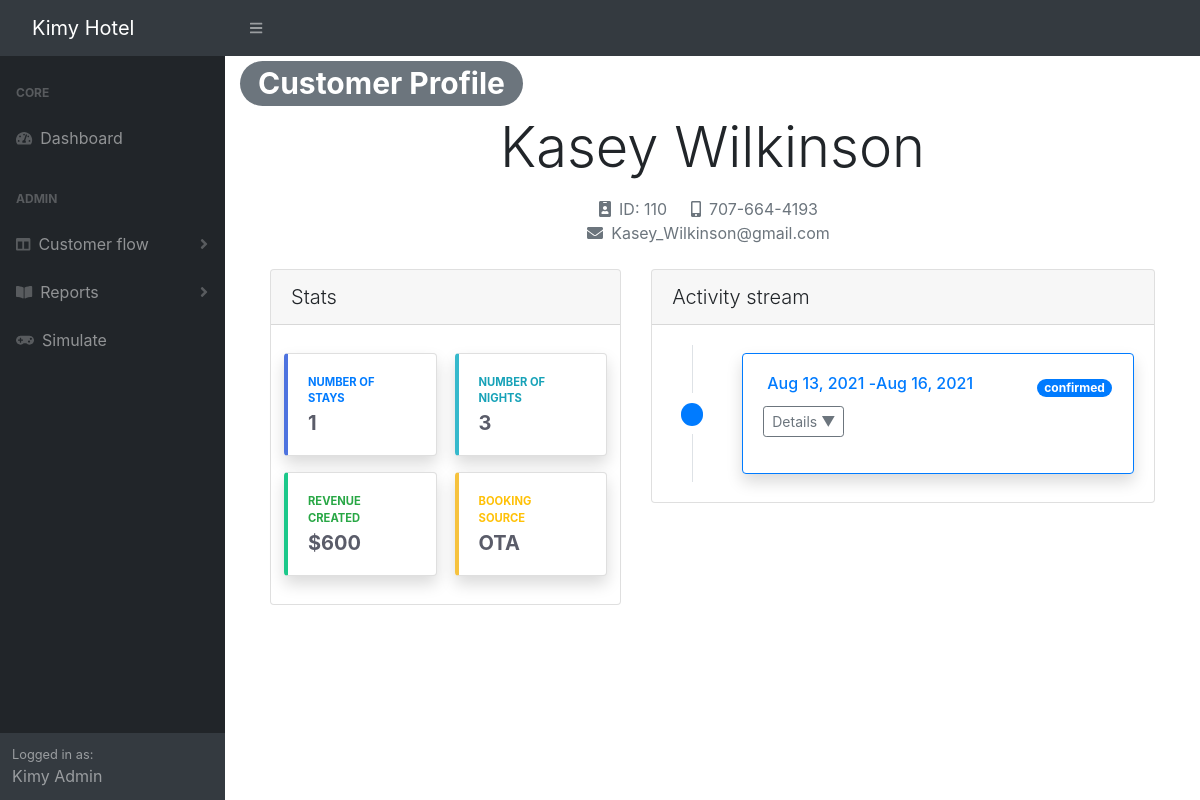
The page /customer.php?id=110 on the database as committed earlier.
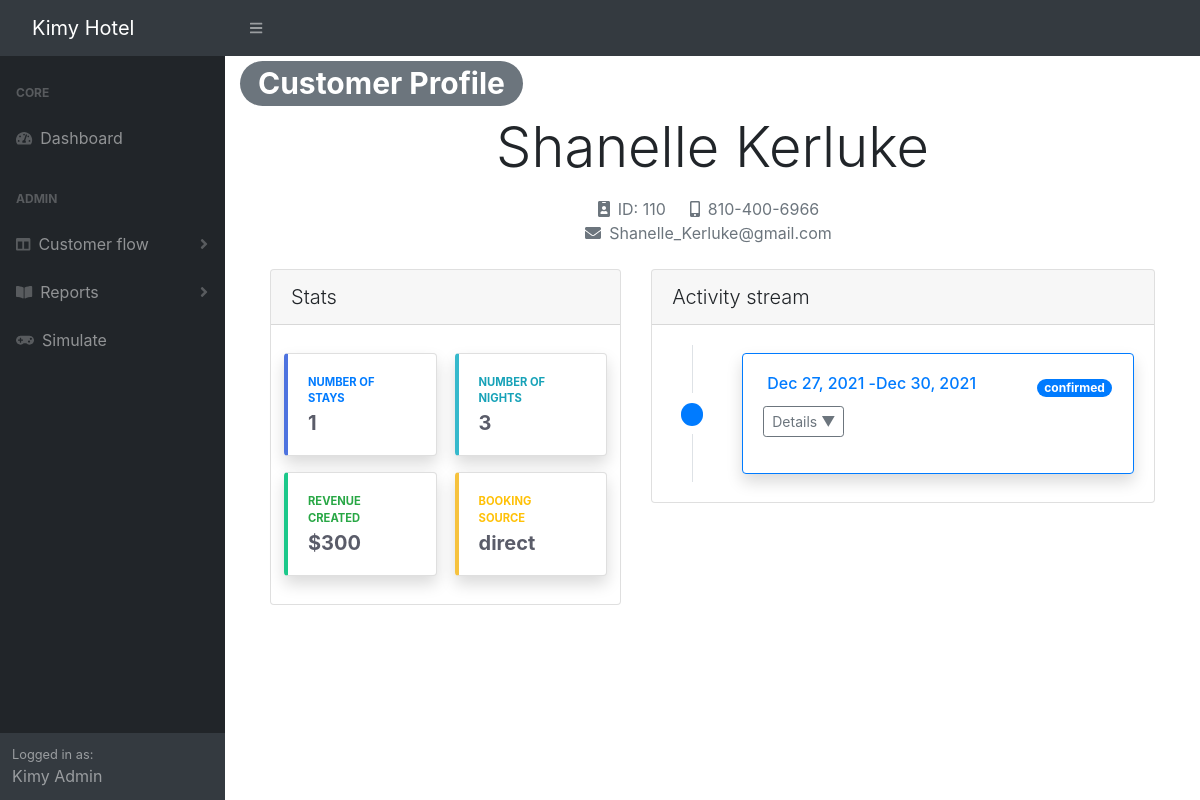
The same page on the database as committed later.
### tables this page shows
CREATE TABLE Customers (
    ID INT AUTO_INCREMENT PRIMARY KEY,
    Fname VARCHAR(50) NOT NULL,
    Lname VARCHAR(50) NOT NULL,
    Phone CHAR(12) NOT NULL,
    Email VARCHAR(100)
);

CREATE TABLE Reservations (
    ID INT AUTO_INCREMENT PRIMARY KEY,
    StartDate DATE NOT NULL,
    EndDate DATE NOT NULL,
    BookedAt DATETIME,
    NumGuests INT,
    Status VARCHAR(15) DEFAULT 'confirmed' CHECK (Status IN ('confirmed','checked-in','checked-out', 'canceled')),
    CheckinTime DATETIME,
    CheckoutTime DATETIME,
    CustomerID INT NOT NULL,
    Source VARCHAR(15) CHECK (Source IN ('agency','corporate','direct', 'OTA')), 
    FOREIGN KEY (CustomerID) REFERENCES Customers(ID) ON DELETE CASCADE
);

### utils/customer.utils.php (called while the page is built, shortened)
<?php
    function getInfo($id) {
        $query = "SELECT * FROM customers WHERE ID = $id;";
        $result = mysqli_query($GLOBALS['conn'], $query);
        $info = $result->fetch_assoc();
        return $info;
    }
    function getStats($id) {
        $query = "
        SELECT COUNT(DISTINCT r.ID) numStays, COUNT(*) numNights, ROUND(SUM(rt.Rate), 0) revenue
        FROM customers c, reservations r, occupancies o, rooms ro, roomtypes rt
        WHERE c.ID = r.CustomerID AND r.ID = o.ResID AND o.RoomNo = ro.Number AND ro.TypeCode = rt.Code
        AND c.ID = $id;
        ";
        $result = mysqli_query($GLOBALS['conn'], $query);
        $stats = $result->fetch_assoc();
        $srcQuery = "
        SELECT Source
        FROM reservations
        WHERE customerID = $id
        GROUP BY Source
        ORDER BY COUNT(Source) DESC
        LIMIT 1;
        ";
        $srcResult = mysqli_query($GLOBALS['conn'], $srcQuery);
        $stats['source'] = $srcResult->fetch_assoc()['Source'];
        return $stats;
    }
    function getActivities($id) {
        $bsClasses = [
            'confirmed' => 'primary',
            'checked-in' => 'success',
            'checked-out' => 'secondary',
            'no-show' => 'danger'
        ];
        $query = "
        SELECT *, r.Status ResStatus, b.Status PayStatus, ROUND(SUM(rt.Rate), 0) BillVal
        FROM reservations r
        JOIN occupancies o ON r.ID = o.ResID
        JOIN rooms ro ON o.RoomNo = ro.Number
        JOIN roomtypes rt ON ro.TypeCode = rt.Code
        LEFT JOIN bills b ON r.ID = b.resID
        WHERE r.CustomerID = $id
        GROUP BY r.ID
        ORDER BY o.Date DESC;
        ";
        $result = mysqli_query($GLOBALS['conn'], $query);
        while ($row = $result->fetch_assoc()) {
            $row['BsClass'] = $bsClasses[$row['ResStatus']];
            $activities[] = $row;
        }
        return $activities;
    }
?>

### customer.php (the view, shortened to what this page needs)
<?php include './includes/header.php';?>
<?php
    require('./utils/customer.utils.php');
    $id = htmlentities($_GET['id']);
    $info = getInfo($id);
    $stats = getStats($id);
    $activities = getActivities($id);
?>
<h1><span class="badge badge-pill badge-secondary">Customer Profile</span></h1>
<div class="mb-4">
    <div class="display-4 text-center mb-3"><?php echo $info['Fname'] .' '. $info['Lname']; ?></div>
    <div class="row d-flex justify-content-center">
        <div class="col-lg-3"></div>
        <div class="row col-lg-6 d-flex justify-content-center text-muted">
            <div class="mr-3"><i class="fas fa-id-badge mx-2"></i>ID: <?php echo $info['ID']; ?></div>
            <div class="mr-3"><i class="fas fa-mobile-alt mx-2"></i><?php echo $info['Phone']; ?></div>
            <div class="mr-3"><i class="fas fa-envelope mx-2"></i><?php echo $info['Email']; ?></div>
        </div>
        <div class="col-lg-3"></div>
    </div>
</div>
<div class="row container-fluid m-0">
    <div class="col-xl-5 mb-4">
        <div class="card p-0 ml-0">
            <div class="card-header lead">Stats</div>
            <div class="card-body">
                <div class="row d-flex justify-content-between">
                    <div class="card stat-card border-left-primary shadow m-2 ">
                        <div class="card-body">
                            <div class="row no-gutters align-items-center">
                                <div class="col mr-2">
                                    <div class="text-xs font-weight-bold text-primary text-uppercase mb-1">
                                        Number of stays</div>
                                    <div class="h5 mb-0 font-weight-bold text-gray-800"><?php echo $stats['numStays']; ?></div>
                                </div>
                            </div>
                        </div>
                    </div>
                    <div class="card stat-card border-left-info shadow m-2 ">
                        <div class="card-body">
                            <div class="row no-gutters align-items-center">
                                <div class="col mr-2">
                                    <div class="text-xs font-weight-bold text-info text-uppercase mb-1">
                                        Number of nights</div>
                                    <div class="h5 mb-0 font-weight-bold text-gray-800"><?php echo $stats['numNights']; ?></div>
                                </div>
                            </div>
                        </div>
                    </div>
                </div>
                <div class="row d-flex justify-content-between">
                    <div class="card stat-card border-left-success shadow m-2" >
                        <div class="card-body">
                            <div class="row no-gutters align-items-center">
                                <div class="col mr-2">
                                    <div class="text-xs font-weight-bold text-success text-uppercase mb-1">
                                        Revenue created</div>
                                    <div class="h5 mb-0 font-weight-bold text-gray-800">$<?php echo $stats['revenue']; ?></div>
                                </div>
                            </div>
                        </div>
                    </div>
                    <div class="card stat-card border-left-warning shadow m-2" >
                        <div class="card-body">
                            <div class="row no-gutters align-items-center">
                                <div class="col mr-2">
                                    <div class="text-xs font-weight-bold text-warning text-uppercase mb-1">
                                        Booking source</div>
                                    <div class="h5 mb-0 font-weight-bold text-gray-800"><?php echo $stats['source']; ?></div>
                                </div>
                            </div>
                        </div>
                    </div>
                </div>
            </div>
        </div>
    </div>
    <div class="col-xl-7 mb-4">
        <div class="card">
            <div class="card-header lead">Activity stream</div>
            <div class="card-body">
                <?php foreach ($activities as $activity): ?>
                <div class="row">
                    <div class="col-auto text-center flex-column d-none d-sm-flex">
                        <div class="row h-50">
                            <div class="col border-right">&nbsp;</div>
                            <div class="col">&nbsp;</div>
                        </div>
                        <h5 class="m-2">
                            <span class="badge badge-pill bg-<?php echo $activity['BsClass'] ?>">&nbsp;</span>
                        </h5>
                        <div class="row h-50">
                            <div class="col border-right">&nbsp;</div>
                            <div class="col">&nbsp;</div>
                        </div>
                    </div>
                    <div class="col py-2">
                        <div class="card border-<?php echo $activity['BsClass'] ?> shadow">
                            <div class="card-body">
                                <div class="row">
                                    <div class="col-md-3 col-12 card-text float-right order-2 mb-2"><span class="badge badge-pill badge-<?php echo $activity['BsClass'] ?>"><?php echo $activity['ResStatus'] ?></span></div>
                                    <div class="col-md-9 col-12 row card-title order-1 ml-1 mb-0 text-<?php echo $activity['BsClass'] ?>">
                                        <h6><?php echo date_format(date_create($activity['StartDate']), 'M d, Y') ?> - </h6>
                                        <h6><?php echo date_format(date_create($activity['EndDate']), 'M d, Y') ?> </h6>
                                    </div>
                                </div>
                                <button class="btn btn-sm btn-outline-secondary mb-3" type="button" data-target="#details-<?php echo $activity['ResID']?>" data-toggle="collapse">Details ▼</button>
                            </div>
                        </div>
                    </div>
                </div>
                <?php endforeach; ?>
            </div>
        </div>
    </div>
</div>
</div>
<?php include './includes/footer.php';?>

### includes/header.php (shortened to what this page needs)
<!DOCTYPE html>
<html lang="en">
<head>
    <link href="css/styles.css" rel="stylesheet" />
    <link href="css/customer.css" rel="stylesheet" />
    <link rel="stylesheet" href="https://maxcdn.bootstrapcdn.com/bootstrap/4.0.0/css/bootstrap.min.css">
    <link href="https://cdn.datatables.net/1.10.22/css/dataTables.bootstrap4.min.css" rel="stylesheet" />
</head>
<body class="sb-nav-fixed">
    <nav class="sb-topnav navbar navbar-expand navbar-dark bg-dark">
        <a class="navbar-brand" href="index.php">Kimy Hotel</a>
        <button class="btn btn-link btn-sm order-1 order-lg-0" id="sidebarToggle" href="#"><i class="fas fa-bars"></i></button>
    </nav>
    <div id="layoutSidenav">
        <div id="layoutSidenav_nav">
            <nav class="sb-sidenav accordion sb-sidenav-dark" id="sidenavAccordion">
                <div class="sb-sidenav-menu">
                    <div class="nav">
                        <div class="sb-sidenav-menu-heading">Core</div>
                        <a class="nav-link" href="index.php">
                            <div class="sb-nav-link-icon"><i class="fas fa-tachometer-alt"></i></div>
                            Dashboard
                        </a>
                        <div class="sb-sidenav-menu-heading">Admin</div>
                        <a class="nav-link collapsed" href="#" data-toggle="collapse" data-target="#collapseLayouts" aria-expanded="false" aria-controls="collapseLayouts">
                            <div class="sb-nav-link-icon"><i class="fas fa-columns"></i></div>
                            Customer flow
                            <div class="sb-sidenav-collapse-arrow"><i class="fas fa-angle-down"></i></div>
                        </a>
                        <a class="nav-link collapsed" href="#" data-toggle="collapse" data-target="#collapsePages" aria-expanded="false" aria-controls="collapsePages">
                            <div class="sb-nav-link-icon"><i class="fas fa-book-open"></i></div>
                            Reports
                            <div class="sb-sidenav-collapse-arrow"><i class="fas fa-angle-down"></i></div>
                        </a>
                        <a class="nav-link" href="./simulate.php">
                            <div class="sb-nav-link-icon"><i class="fas fa-gamepad"></i></div>
                            Simulate
                        </a>
                    </div>
                </div>
                <div class="sb-sidenav-footer">
                    <div class="small">Logged in as:</div>
                    Kimy Admin
                </div>
            </nav>
        </div>
        <div id="layoutSidenav_content">
            <main>
                <div class="container-fluid">

### includes/footer.php (shortened to what this page needs)
                </div>
        </div>
</body>
</html>

### css/customer.css (style rules this page uses)
* { box-sizing: border-box; }
body { background-color: #474e5d; font-family: Helvetica, sans-serif; }
.stat-card { width: 100% }
@media only screen and (min-width: 768px) { .stat-card { width: 45% } }

Rows that differ between the two databases and show on the page:
changed customers id 110: Fname "Kasey" → "Shanelle"; Lname "Wilkinson" → "Kerluke"; Phone "707-664-4193" → "810-400-6966"; Email "Kasey_Wilkinson@gmail.com" → "Shanelle_Kerluke@gmail.com"
changed reservations "confirmed": Source (not shown) → "direct"; StartDate "Aug 13, 2021" → "Dec 27, 2021"; EndDate "Aug 16, 2021" → "Dec 30, 2021"
Other text that changed with them:
$stats['revenue']: "600" → "300"
$stats['source']: "OTA" → (not shown)
